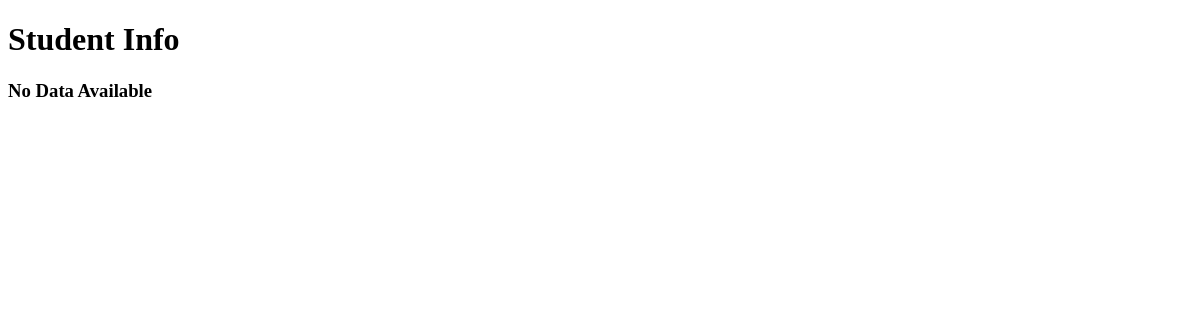
The page /app1/stud/ on the database as committed earlier.
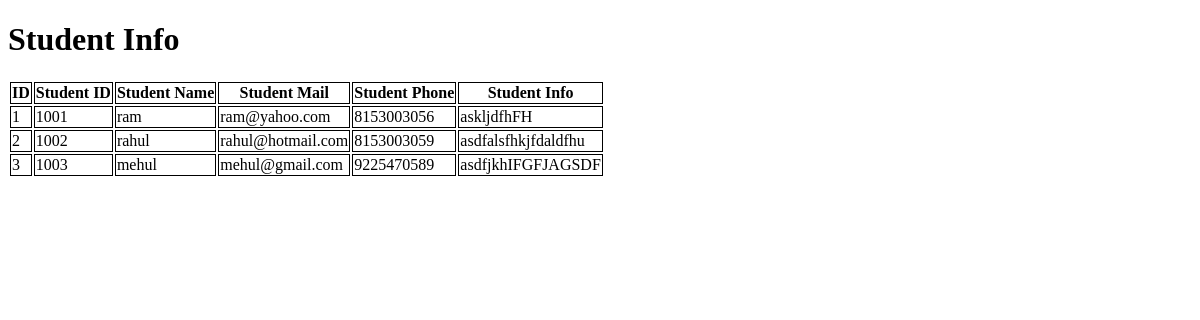
The same page on the database as committed later.
### app1/models.py (models this page shows, shortened)
class student_data(models.Model):
    std_id = models.IntegerField()
    std_name = models.CharField(max_length=25)
    std_mail = models.EmailField(max_length=30)
    std_phone = models.IntegerField()
    std_info = models.CharField(max_length=100,default='please type something about you...')

### app1/views.py (the view)
# urls.py: path('stud/',views.student_detail)
def student_detail(request):
    std_details = student_data.objects.all()
    return render(request,'app1_templates/student_details.html',{'stud_details':std_details})

### app1/templates/app1_templates/student_details.html (shortened to what this page needs)
<!DOCTYPE html>
<html>
    <head>
    </head>
    <body>
        <h1>Student Info</h1>
        {% if stud_details %}
        <table>
            <tr>
                <th>ID</th>
                <th>Student ID</th>
                <th>Student Name</th>
                <th>Student Mail</th>
                <th>Student Phone</th>
                <th>Student Info</th>
            </tr>
            {% for st in stud_details %}
            <tr>
                <td>{{st.id}}</td>
                <td>{{st.std_id}}</td>
                <td>{{st.std_name}}</td>
                <td>{{st.std_mail}}</td>
                <td>{{st.std_phone}}</td>
                <td>{{st.std_info}}</td>
            </tr>
            {% endfor %}
        </table>
        {% else %}
        <h3>No Data Available</h3>
        {% endif %}
    </body>
</html>

### app1/templates/app1_templates/student_details.html (style rules this page uses)
th,td { border: 1px black solid; }

Rows that differ between the two databases and show on the page:
added student_data: id "1", std_id "1001", std_name "ram", std_mail "ram@yahoo.com", std_phone "8153003056", std_info "askljdfhFH"
added student_data: id "2", std_id "1002", std_name "rahul", std_mail "rahul@hotmail.com", std_phone "8153003059", std_info "asdfalsfhkjfdaldfhu"
added student_data: id "3", std_id "1003", std_name "mehul", std_mail "mehul@gmail.com", std_phone "9225470589", std_info "asdfjkhIFGFJAGSDF"
Other text that changed with them:
text no longer shown: "No Data Available"
text now shown: "ID Student ID Student Name Student Mail Student Phone Student Info"
